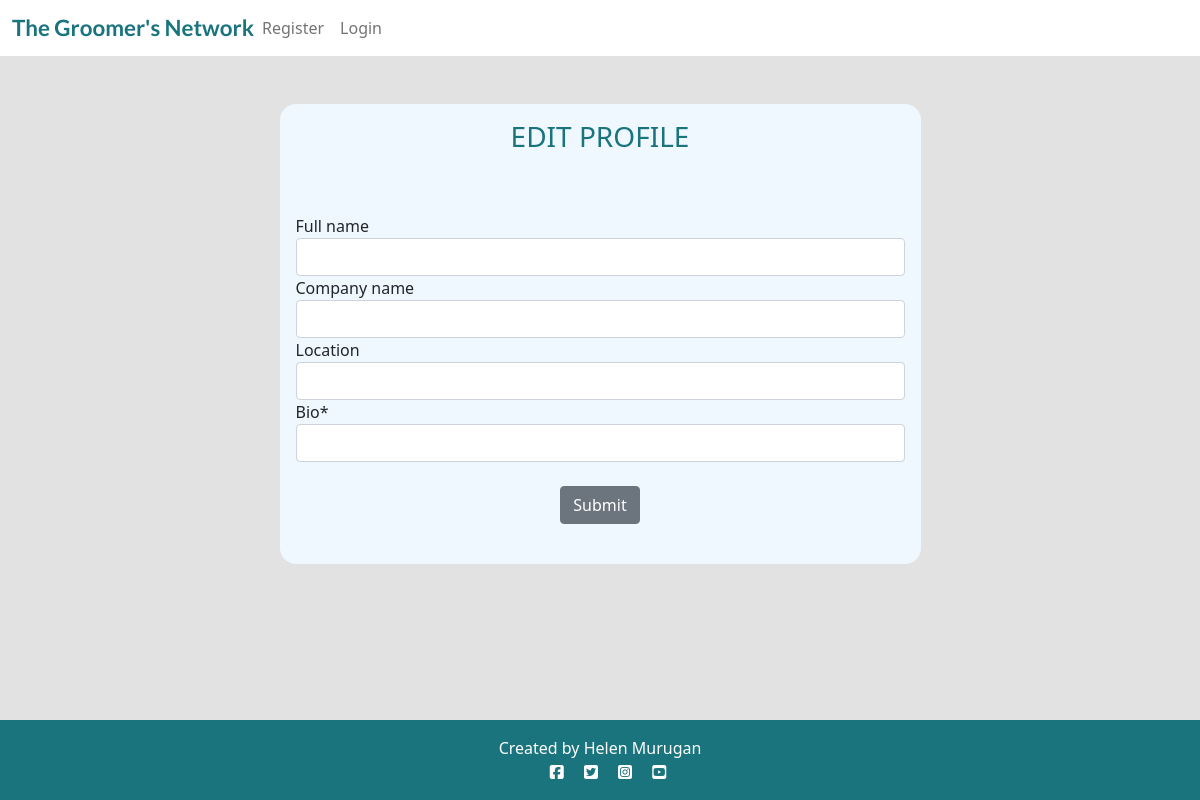
Before: /user_profile/update/2/ with the older database file.
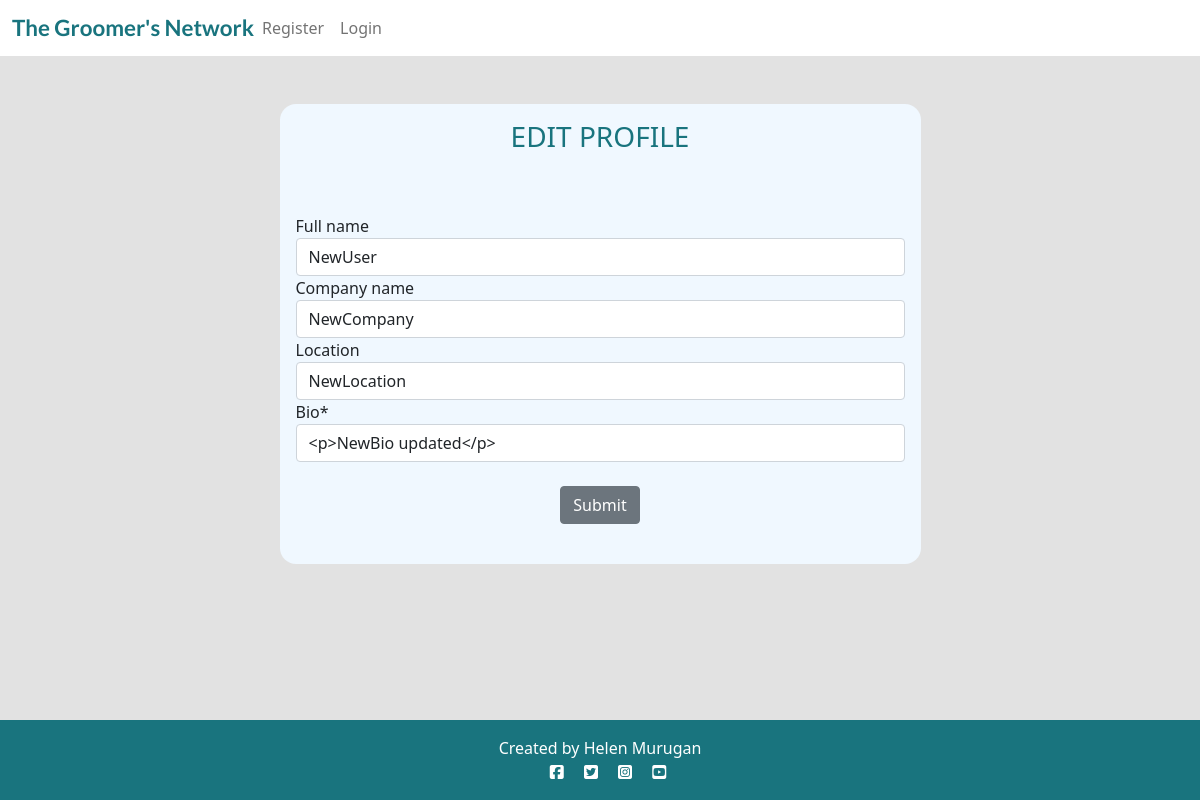
After: the same page with the newer database file.
### user_profile/models.py (models this page shows)
class Profile(models.Model):
    user = models.OneToOneField(
        User,
        on_delete=models.CASCADE,
        related_name='profile',
        verbose_name='User',
    )
    full_name = models.CharField(
        max_length=50,
        blank=True,
        null=True,
        verbose_name='Full name',
        default=' ',
    )
    company_name = models.CharField(
        blank=True,
        null=True,
        max_length=30,
        default='',
    )
    location = models.CharField(
        blank=True,
        null=True,
        max_length=30,
        default=''
    )
    bio = models.TextField(
        blank=True,
        null=True,
        max_length=1000,
        default='',
    )

### user_profile/views.py (the view)
# urls.py: path('update/<int:pk>/', views.ProfileUpdate.as_view(), name='my_profile_update'),
class ProfileUpdate(SuccessMessageMixin, UpdateView):
    model = Profile
    form_class = ProfileForm
    template_name = "my_profile_update.html"
    success_url ="/user_profile/<str:user>"
    success_message = "Your profile has been updated!"

### user_profile/forms.py
class ProfileForm(forms.ModelForm):
    class Meta:
        model = Profile
        fields = ('full_name', 'company_name', 'location', 'bio',)
    bio = forms.CharField(widget=SummernoteWidget)

### templates/my_profile_update.html (shortened to what this page needs)
{% extends 'base.html' %}
{% load crispy_forms_tags %}
{% block content %}
<section>
    <div class="container my-5">
        <div class="row justify-content-center">
            <div class="col-md-8 col-lg-7">
                <div class="profile-card" style="border-radius: 1rem;">
                    <div class="text-center">
                        <h3 class="card-body teal-text">EDIT PROFILE</h3>
                    </div>
                    <div class=card-body>
                        <form method="post" style="margin-top: 1.3em;">
                            {{ form | crispy }}
                            <div class="text-center">
                                <button type="submit" class="btn btn-secondary my-4">Submit</button>
                            </div>
                        </form>
                    </div>
                </div>
            </div>
        </div>
    </div>
</section>
{% endblock %}

Changed rows visible on the page:
changed Profile: full_name (not shown) → "NewUser"; company_name (not shown) → "NewCompany"; location (not shown) → "NewLocation"; bio (not shown) → "<p>NewBio updated</p>"
